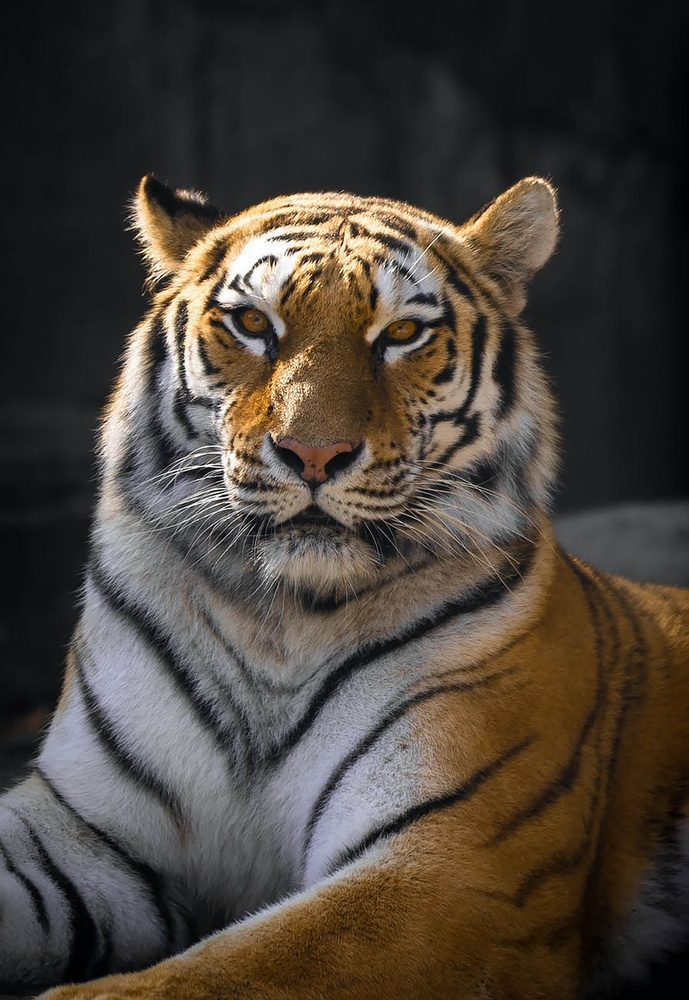
#> input picture images/catone.jpeg, 689 x 1000 px, shrunk from 896 x 1300 before the run
$ python splitimages.py
#> lines starting #> are read from the running program, lines starting #| are printed output that depends on the picture
import cv2 as cv
import numpy as py

img = cv.imread('images/catone.jpeg')
#> img is the input picture: shape (1000, 689, 3); mean B, G, R 58.3, 65.9, 74.1
cv.imshow("Tiger Image", img)
b, g, r = cv.split(img)
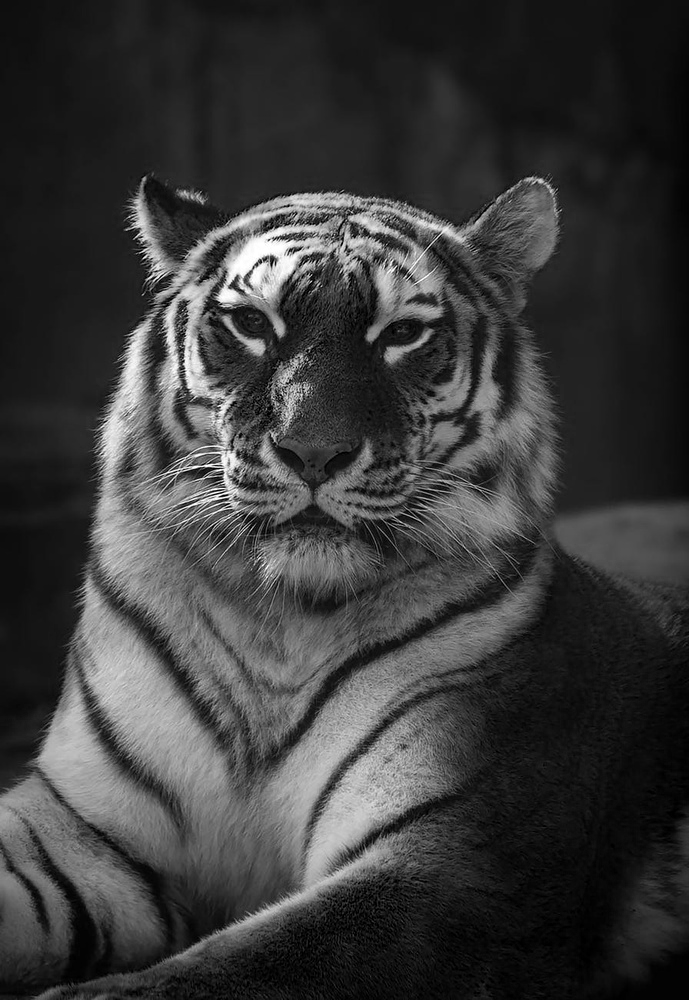
#> b: shape (1000, 689); min 0, max 255, mean 58.3
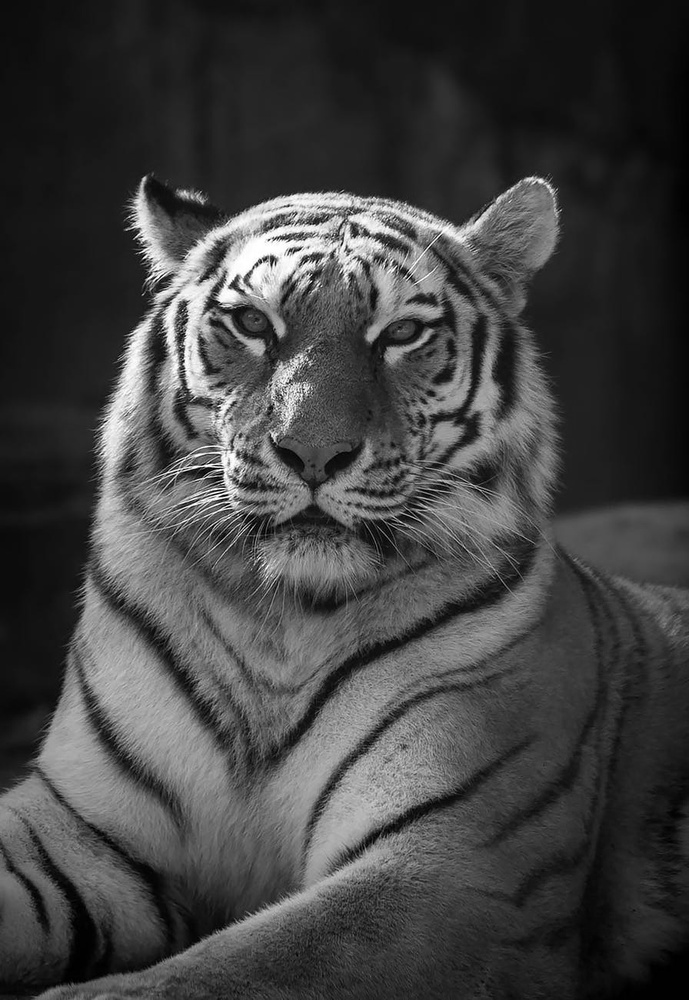
#> g: shape (1000, 689); min 0, max 255, mean 65.9
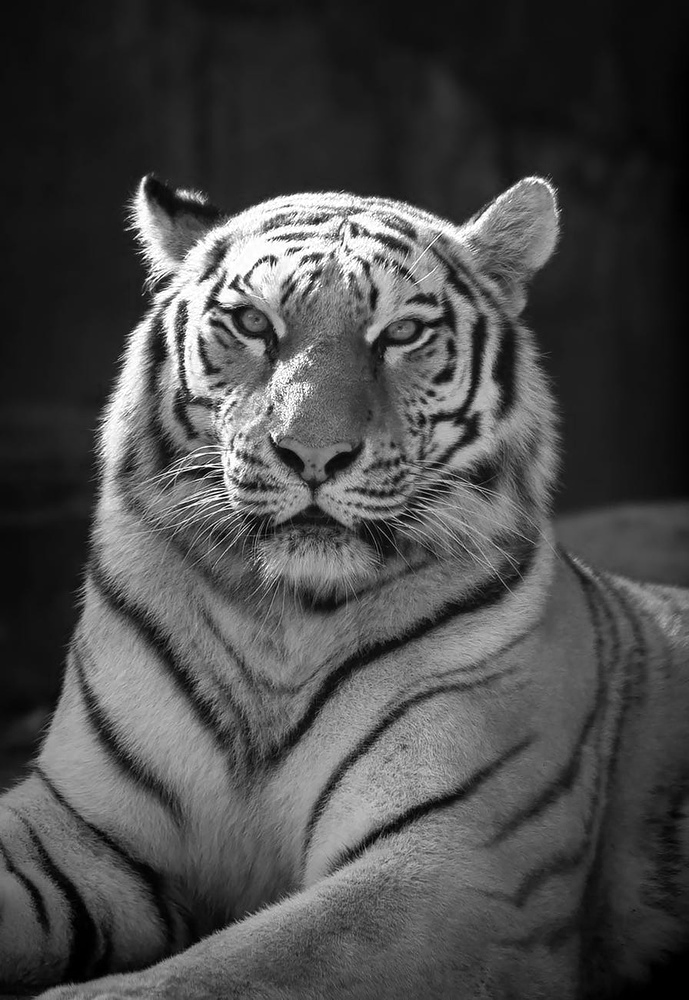
#> r: shape (1000, 689); min 0, max 255, mean 74.1
cv.imshow("Blue", b)
cv.imshow("Green",g)
cv.imshow("Red", r)

print(f'The colors are {b} and {g} and {r}')
#> (printed output is left out)

cv.waitKey(0)
